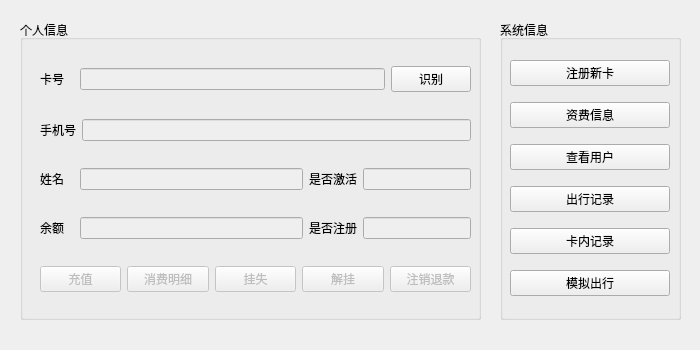
<?xml version="1.0" encoding="UTF-8"?>
<ui version="4.0">
 <class>MainPage</class>
 <widget class="QWidget" name="MainPage">
  <property name="geometry">
   <rect>
    <x>0</x>
    <y>0</y>
    <width>700</width>
    <height>350</height>
   </rect>
  </property>
  <property name="windowTitle">
   <string>Form</string>
  </property>
  <widget class="QGroupBox" name="groupBox_2">
   <property name="geometry">
    <rect>
     <x>20</x>
     <y>20</y>
     <width>461</width>
     <height>300</height>
    </rect>
   </property>
   <property name="title">
    <string>个人信息</string>
   </property>
   <widget class="QWidget" name="verticalLayoutWidget">
    <property name="geometry">
     <rect>
      <x>20</x>
      <y>30</y>
      <width>431</width>
      <height>261</height>
     </rect>
    </property>
    <layout class="QVBoxLayout" name="verticalLayout">
     <property name="sizeConstraint">
      <enum>QLayout::SetMinimumSize</enum>
     </property>
     <item>
      <layout class="QHBoxLayout" name="horizontalLayout_3">
       <property name="sizeConstraint">
        <enum>QLayout::SetFixedSize</enum>
       </property>
       <item>
        <widget class="QLabel" name="label_3">
         <property name="sizePolicy">
          <sizepolicy hsizetype="Minimum" vsizetype="Preferred">
           <horstretch>0</horstretch>
           <verstretch>0</verstretch>
          </sizepolicy>
         </property>
         <property name="text">
          <string>卡号   </string>
         </property>
        </widget>
       </item>
       <item>
        <widget class="QLineEdit" name="id_line">
         <property name="enabled">
          <bool>false</bool>
         </property>
         <property name="sizePolicy">
          <sizepolicy hsizetype="Expanding" vsizetype="Fixed">
           <horstretch>0</horstretch>
           <verstretch>0</verstretch>
          </sizepolicy>
         </property>
        </widget>
       </item>
       <item>
        <widget class="QPushButton" name="concern_btn">
         <property name="text">
          <string>识别</string>
         </property>
        </widget>
       </item>
      </layout>
     </item>
     <item>
      <spacer name="verticalSpacer">
       <property name="orientation">
        <enum>Qt::Vertical</enum>
       </property>
       <property name="sizeType">
        <enum>QSizePolicy::Fixed</enum>
       </property>
       <property name="sizeHint" stdset="0">
        <size>
         <width>20</width>
         <height>5</height>
        </size>
       </property>
      </spacer>
     </item>
     <item>
      <layout class="QHBoxLayout" name="horizontalLayout_4">
       <property name="sizeConstraint">
        <enum>QLayout::SetFixedSize</enum>
       </property>
       <item>
        <widget class="QLabel" name="label_2">
         <property name="sizePolicy">
          <sizepolicy hsizetype="Minimum" vsizetype="Preferred">
           <horstretch>0</horstretch>
           <verstretch>0</verstretch>
          </sizepolicy>
         </property>
         <property name="text">
          <string>手机号</string>
         </property>
        </widget>
       </item>
       <item>
        <widget class="QLineEdit" name="phone_line">
         <property name="enabled">
          <bool>false</bool>
         </property>
         <property name="sizePolicy">
          <sizepolicy hsizetype="Expanding" vsizetype="Fixed">
           <horstretch>0</horstretch>
           <verstretch>0</verstretch>
          </sizepolicy>
         </property>
        </widget>
       </item>
      </layout>
     </item>
     <item>
      <spacer name="verticalSpacer_2">
       <property name="orientation">
        <enum>Qt::Vertical</enum>
       </property>
       <property name="sizeType">
        <enum>QSizePolicy::Fixed</enum>
       </property>
       <property name="sizeHint" stdset="0">
        <size>
         <width>20</width>
         <height>5</height>
        </size>
       </property>
      </spacer>
     </item>
     <item>
      <layout class="QHBoxLayout" name="horizontalLayout_5">
       <property name="sizeConstraint">
        <enum>QLayout::SetFixedSize</enum>
       </property>
       <item>
        <widget class="QLabel" name="label_4">
         <property name="sizePolicy">
          <sizepolicy hsizetype="Minimum" vsizetype="Preferred">
           <horstretch>0</horstretch>
           <verstretch>0</verstretch>
          </sizepolicy>
         </property>
         <property name="text">
          <string>姓名   </string>
         </property>
        </widget>
       </item>
       <item>
        <widget class="QLineEdit" name="name_line">
         <property name="enabled">
          <bool>false</bool>
         </property>
         <property name="sizePolicy">
          <sizepolicy hsizetype="Expanding" vsizetype="Fixed">
           <horstretch>0</horstretch>
           <verstretch>0</verstretch>
          </sizepolicy>
         </property>
        </widget>
       </item>
       <item>
        <widget class="QLabel" name="label_7">
         <property name="sizePolicy">
          <sizepolicy hsizetype="Minimum" vsizetype="Preferred">
           <horstretch>0</horstretch>
           <verstretch>0</verstretch>
          </sizepolicy>
         </property>
         <property name="text">
          <string>是否激活</string>
         </property>
        </widget>
       </item>
       <item>
        <widget class="QLineEdit" name="active_line">
         <property name="enabled">
          <bool>false</bool>
         </property>
         <property name="sizePolicy">
          <sizepolicy hsizetype="Minimum" vsizetype="Fixed">
           <horstretch>0</horstretch>
           <verstretch>0</verstretch>
          </sizepolicy>
         </property>
        </widget>
       </item>
      </layout>
     </item>
     <item>
      <spacer name="verticalSpacer_3">
       <property name="orientation">
        <enum>Qt::Vertical</enum>
       </property>
       <property name="sizeType">
        <enum>QSizePolicy::Fixed</enum>
       </property>
       <property name="sizeHint" stdset="0">
        <size>
         <width>20</width>
         <height>5</height>
        </size>
       </property>
      </spacer>
     </item>
     <item>
      <layout class="QHBoxLayout" name="horizontalLayout_6">
       <property name="sizeConstraint">
        <enum>QLayout::SetFixedSize</enum>
       </property>
       <item>
        <widget class="QLabel" name="label_6">
         <property name="sizePolicy">
          <sizepolicy hsizetype="Minimum" vsizetype="Preferred">
           <horstretch>0</horstretch>
           <verstretch>0</verstretch>
          </sizepolicy>
         </property>
         <property name="text">
          <string>余额   </string>
         </property>
        </widget>
       </item>
       <item>
        <widget class="QLineEdit" name="money_line">
         <property name="enabled">
          <bool>false</bool>
         </property>
         <property name="sizePolicy">
          <sizepolicy hsizetype="Expanding" vsizetype="Fixed">
           <horstretch>0</horstretch>
           <verstretch>0</verstretch>
          </sizepolicy>
         </property>
        </widget>
       </item>
       <item>
        <widget class="QLabel" name="label_5">
         <property name="sizePolicy">
          <sizepolicy hsizetype="Minimum" vsizetype="Preferred">
           <horstretch>0</horstretch>
           <verstretch>0</verstretch>
          </sizepolicy>
         </property>
         <property name="text">
          <string>是否注册</string>
         </property>
        </widget>
       </item>
       <item>
        <widget class="QLineEdit" name="reg_line">
         <property name="enabled">
          <bool>false</bool>
         </property>
         <property name="sizePolicy">
          <sizepolicy hsizetype="Minimum" vsizetype="Fixed">
           <horstretch>0</horstretch>
           <verstretch>0</verstretch>
          </sizepolicy>
         </property>
        </widget>
       </item>
      </layout>
     </item>
     <item>
      <spacer name="verticalSpacer_4">
       <property name="orientation">
        <enum>Qt::Vertical</enum>
       </property>
       <property name="sizeType">
        <enum>QSizePolicy::Fixed</enum>
       </property>
       <property name="sizeHint" stdset="0">
        <size>
         <width>20</width>
         <height>5</height>
        </size>
       </property>
      </spacer>
     </item>
     <item>
      <layout class="QHBoxLayout" name="horizontalLayout_7">
       <item>
        <widget class="QPushButton" name="pushButton_4">
         <property name="enabled">
          <bool>false</bool>
         </property>
         <property name="text">
          <string>充值</string>
         </property>
        </widget>
       </item>
       <item>
        <widget class="QPushButton" name="buy_record_btn">
         <property name="enabled">
          <bool>false</bool>
         </property>
         <property name="text">
          <string>消费明细</string>
         </property>
        </widget>
       </item>
       <item>
        <widget class="QPushButton" name="lost_btn">
         <property name="enabled">
          <bool>false</bool>
         </property>
         <property name="text">
          <string>挂失</string>
         </property>
        </widget>
       </item>
       <item>
        <widget class="QPushButton" name="find_btn">
         <property name="enabled">
          <bool>false</bool>
         </property>
         <property name="text">
          <string>解挂</string>
         </property>
        </widget>
       </item>
       <item>
        <widget class="QPushButton" name="unregisit_btn">
         <property name="enabled">
          <bool>false</bool>
         </property>
         <property name="text">
          <string>注销退款</string>
         </property>
        </widget>
       </item>
      </layout>
     </item>
    </layout>
   </widget>
  </widget>
  <widget class="QGroupBox" name="groupBox1">
   <property name="geometry">
    <rect>
     <x>500</x>
     <y>20</y>
     <width>181</width>
     <height>300</height>
    </rect>
   </property>
   <property name="title">
    <string>系统信息</string>
   </property>
   <widget class="QWidget" name="verticalLayoutWidget_2">
    <property name="geometry">
     <rect>
      <x>10</x>
      <y>30</y>
      <width>160</width>
      <height>261</height>
     </rect>
    </property>
    <layout class="QVBoxLayout" name="verticalLayout_2">
     <item>
      <widget class="QPushButton" name="regist_btn">
       <property name="text">
        <string>注册新卡</string>
       </property>
      </widget>
     </item>
     <item>
      <widget class="QPushButton" name="pushButton_6">
       <property name="text">
        <string>资费信息</string>
       </property>
      </widget>
     </item>
     <item>
      <widget class="QPushButton" name="user_btn">
       <property name="text">
        <string>查看用户</string>
       </property>
      </widget>
     </item>
     <item>
      <widget class="QPushButton" name="pushButton_7">
       <property name="text">
        <string>出行记录</string>
       </property>
      </widget>
     </item>
     <item>
      <widget class="QPushButton" name="card_btn">
       <property name="text">
        <string>卡内记录</string>
       </property>
      </widget>
     </item>
     <item>
      <widget class="QPushButton" name="simu_btn">
       <property name="text">
        <string>模拟出行</string>
       </property>
      </widget>
     </item>
    </layout>
   </widget>
  </widget>
 </widget>
 <resources/>
 <connections/>
</ui>
